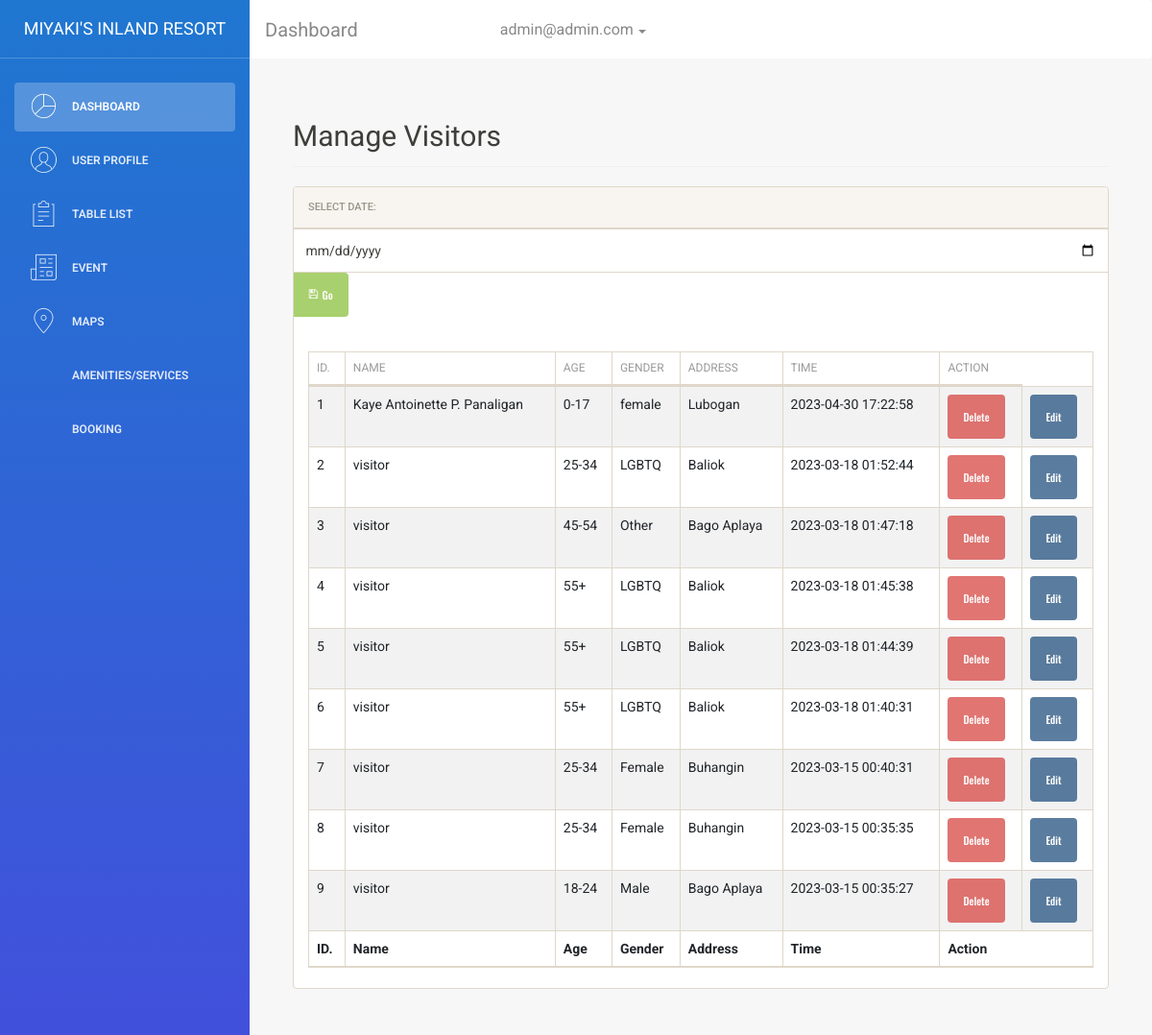
The page /dashboard/table.php (signed in) on the database its author committed.
### tables this page shows
CREATE TABLE `tbl_survey` (
  `id` int(11) NOT NULL,
  `name` varchar(300) DEFAULT NULL,
  `age` varchar(300) NOT NULL,
  `gender` varchar(300) NOT NULL,
  `address` varchar(300) NOT NULL,
  `time_now` datetime DEFAULT NULL
);

### dashboard/table.php (the view, shortened to what this page needs)
<!DOCTYPE html>
<html lang="en">
<head>
     <link rel="stylesheet" href="https://maxcdn.bootstrapcdn.com/font-awesome/latest/css/font-awesome.min.css" />
     <link href="https://cdn.jsdelivr.net/npm/bootstrap@5.3.0-alpha1/dist/css/bootstrap.min.css" rel="stylesheet">
     <link rel="stylesheet" href="https://unpkg.com/leaflet@1.9.3/dist/leaflet.css" />
     <link rel="stylesheet" href="https://unpkg.com/leaflet-routing-machine@latest/dist/leaflet-routing-machine.css" />
     <link rel="stylesheet" href="../assets/css/light-bootstrap-dashboard.css?v=2.0.0 " />
     <link rel="stylesheet" href="../assets/css/bootstrap.min.css">
     <link rel="stylesheet" href="../assets/css/dataTables.bootstrap.min.css">
     <link rel="stylesheet" href="../assets/css/bootstrap-social.css">
     <link rel="stylesheet" href="../assets/css/bootstrap-select.css">
     <link rel="stylesheet" href="../assets/css/fileinput.min.css">
     <link rel="stylesheet" href="../assets/css/awesome-bootstrap-checkbox.css">
     <link rel="stylesheet" href="../assets/css/style.css">
</head>
<?php
include '../conn.php';
$db = $conn;
$tableName = "tbl_survey";
$col = ['id', 'name', 'age', 'gender', 'address', 'time_now'];
$fetch_data = fetch_data($db, $tableName, $col);
function fetch_data($db, $tableName, $col)
{
     if (empty($db)) {
          $msg = "database connection error";
     } elseif (empty($col) || !is_array($col)) {
          $msg = "column name  must be defined as an indexed array";
     } elseif (empty($tableName)) {
          $msg = "table name must be defined";
     } else {
          $columnName = implode(", ", $col);
          $query = "SELECT " . $columnName . " FROM $tableName";
          if (isset($_POST['sort'])) {
               $start_datetime = $_POST['start_datetime'];
               $query .= " WHERE time_now >= '$start_datetime' ORDER BY time_now DESC";
          } else {
               $query .= " ORDER BY id DESC";
          }
          $result = $db->query($query);
          if ($result == true) {
               if ($result->num_rows > 0) {
                    $row = mysqli_fetch_all($result, MYSQLI_ASSOC);
                    $msg = $row;
               } else {
                    $msg = "no data found";
               }
          } else {
               $msg = mysqli_error($db);
          }
     }
     return $msg;
}
?>
<body>
     <?php include 'sidebar.php'; ?>
     <div class="main-panel">
          <?php include 'navbar.php'; ?>
          <div class="content">
               <div class="container-fluid">
                    <div class="container-fluid">
                         <div class="row">
                              <div class="col-md-12">
                                   <h2 class="page-title" style="margin-top:4%">Manage Visitors</h2>
                                   <div class="panel panel-default">
                                        <div class="panel-heading">Select Date:</div>
                                        <div class="sort">
                                             <div class="row">
                                                  <div class="col">
                                                       <div class="form-group">
                                                            <input type="date" class="form-control col-md-1" name="start_datetime" id="start_datetime" required>
                                                            <button class="btn btn-success" name="sort" type="submit"><i class="fa fa-save"></i>Go</button>
                                                       </div>
                                                  </div>
                                             </div>
                                        </div>
                                        <div class="panel-body">
                                             <table id="zctb" class="display table table-striped table-bordered table-hover" cellspacing="0" width="100%">
                                                  <thead>
                                                       <tr>
                                                            <th>ID.</th>
                                                            <th>Name</th>
                                                            <th>Age</th>
                                                            <th>Gender</th>
                                                            <th>Address</th>
                                                            <th>Time</th>
                                                            <th>Action</th>
                                                       </tr>
                                                  </thead>
                                                  <tfoot>
                                                       <tr>
                                                            <th>ID.</th>
                                                            <th>Name</th>
                                                            <th>Age</th>
                                                            <th>Gender</th>
                                                            <th>Address</th>
                                                            <th>Time</th>
                                                            <th colspan = 2>Action</th>
                                                       </tr>
                                                  </tfoot>
                                                  <tbody>
                                                       <?php
                                                       if (is_array($fetch_data)) {
                                                            $sn = 1;
                                                            foreach ($fetch_data as $data) { ?>
                                                                 <tr>
                                                                      <td><?php echo $sn; ?></td>
                                                                      <td><?php echo $data['name'] ?? ''; ?></td>
                                                                      <td><?php echo $data['age'] ?? ''; ?></td>
                                                                      <td><?php echo $data['gender'] ?? ''; ?></td>
                                                                      <td><?php echo $data['address'] ?? ''; ?></td>
                                                                      <td><?php echo $data['time_now'] ?? ''; ?></td>
                                                                      <form action="" method="post">
                                                                      <td><button type="submit" name="del" class="btn btn-danger">Delete</button></td>
                                                                      </form>
                                                                      <form action="edit.php" method="post">
                                                                      <td><button type="submit" name="edit" class="btn btn-primary" >Edit</button></td>
                                                                      </form>
                                                                 </tr>
                                                            <?php $sn++;
                                                            }
                                                       } else { ?>
                                                            <tr>
                                                                 <td colspan="5"><?php echo $fetch_data; ?></td>
                                                            </tr>
                                                       <?php } ?>
                                                  </tbody>
                                             </table>
                                        </div>
                                   </div>
                              </div>
                         </div>
                    </div>
               </div>
          </div>
</body>
</html>

### assets/css/style.css (style rules this page uses)
html { font-size: 14px; }
@media only screen and (min-width: 480px) { html { font-size: 17px; } }
@media only screen and (min-width: 768px) { html { font-size: 14px; } }
body { font-size: 1em; }
.btn { font-family: 'Oswald', sans-serif; }
.btn i { position: relative; top: -2px; }
.panel { overflow: hidden; }
.btn { text-transform: none; }
.page-title { padding-bottom: 15px; margin-bottom: 20px; border-bottom: 1px solid #f0f0f0; }

### rows shown on the page
tbl_survey: name "Kaye Antoinette P. Panaligan", age "0-17", gender "female", address "Lubogan", time_now "2023-04-30 17:22:58"
tbl_survey: name "visitor", age "25-34", gender "LGBTQ", address "Baliok", time_now "2023-03-18 01:52:44"
tbl_survey: name "visitor", age "45-54", gender "Other", address "Bago Aplaya", time_now "2023-03-18 01:47:18"
tbl_survey: name "visitor", age "55+", gender "LGBTQ", address "Baliok", time_now "2023-03-18 01:45:38"
tbl_survey: name "visitor", age "55+", gender "LGBTQ", address "Baliok", time_now "2023-03-18 01:44:39"
tbl_survey: name "visitor", age "55+", gender "LGBTQ", address "Baliok", time_now "2023-03-18 01:40:31"
tbl_survey: name "visitor", age "25-34", gender "Female", address "Buhangin", time_now "2023-03-15 00:40:31"
tbl_survey: name "visitor", age "25-34", gender "Female", address "Buhangin", time_now "2023-03-15 00:35:35"
tbl_survey: name "visitor", age "18-24", gender "Male", address "Bago Aplaya", time_now "2023-03-15 00:35:27"

### other values the page prints
$_SESSION["email"] "admin@admin.com"
